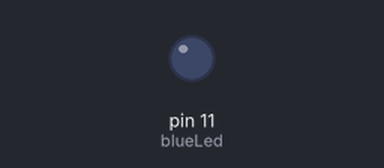
A sketch run on a simulated Arduino Uno, built with avr-gcc and run on an emulated ATmega328P. On the bench: output pins drawn as LEDs (lit = HIGH).

Above: at 0.05 s.
At 1.5 s:
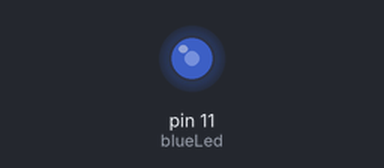
At 3.0 s:
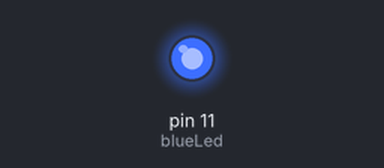
Timing chart, 0 to 6.9 s (numbered marks = the images above):
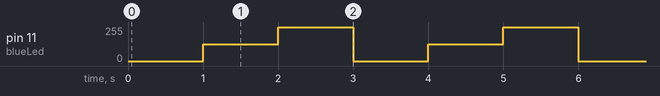

Measured:
- by itself, pin 11 (blueLed): repeats every 3.0 s: 255/255 1.0 s, 0/255 1.0 s, 125/255 1.0 s

The sketch:

CLASE3.ino
```cpp
//entrada analoga

int blueLed=11;
int brightness1=0;
int brightness2=125;
int brightness3=255;
int dt=1000;

void setup() {
  // put your setup code here, to run once:
 pinMode(blueLed,OUTPUT);
}

void loop() {
  // put your main code here, to run repeatedly:
analogWrite(blueLed, brightness1);
delay(dt);
analogWrite(blueLed, brightness2);
delay(dt);
analogWrite(blueLed, brightness3);
delay(dt);


}
```
